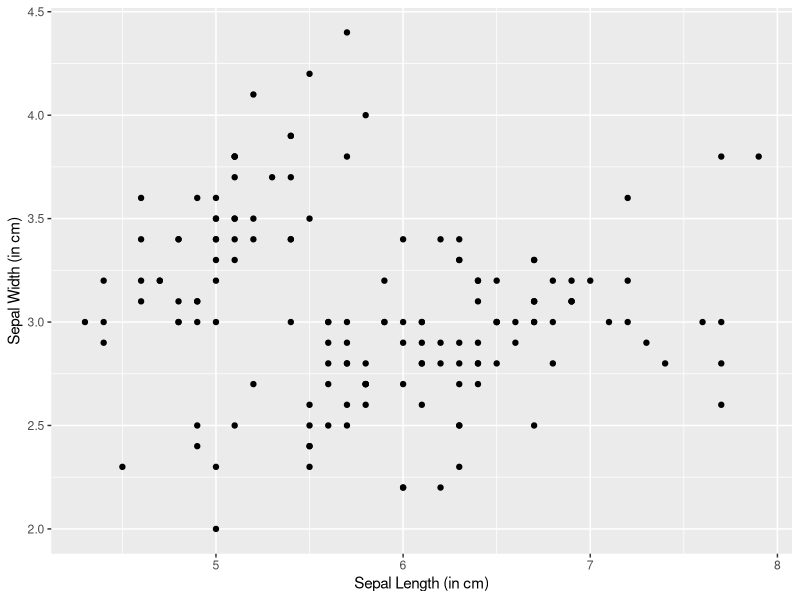
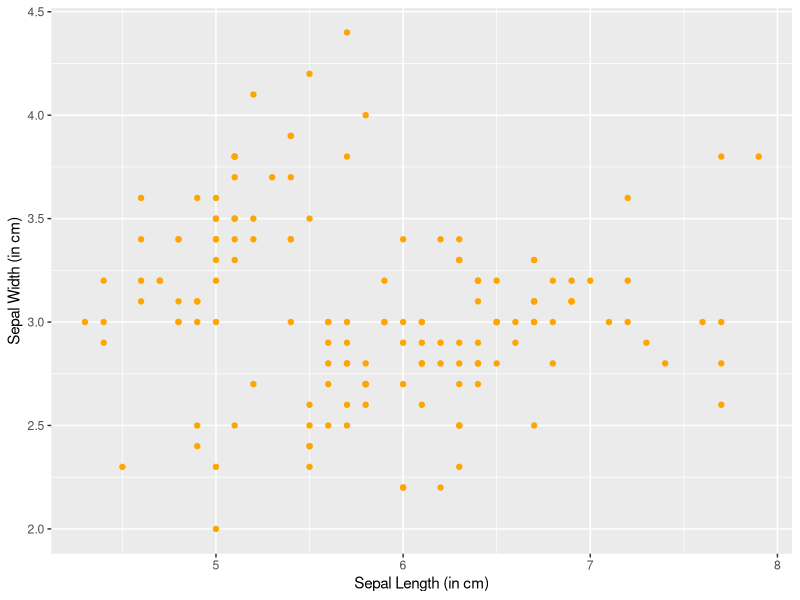
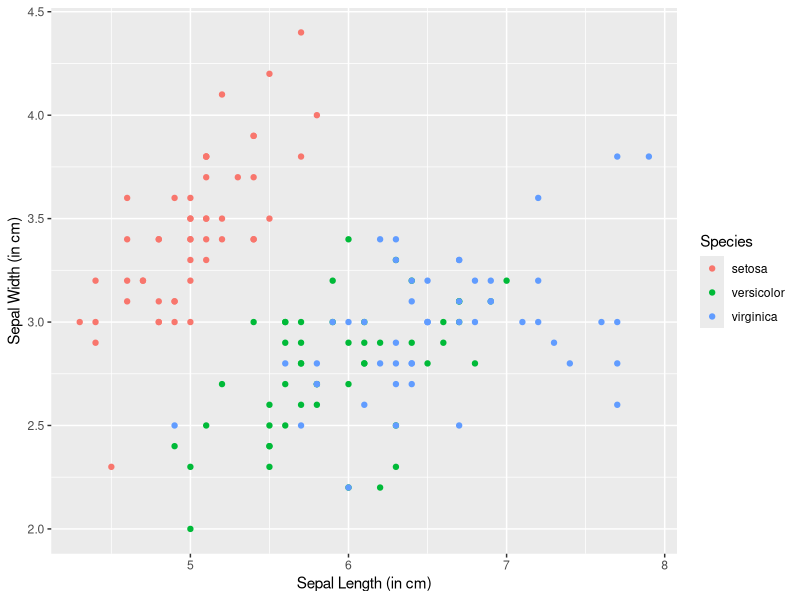
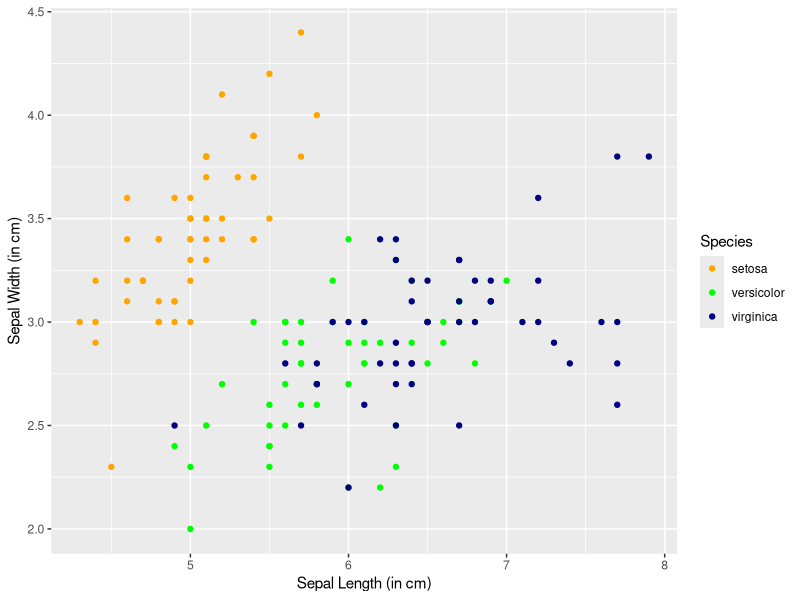
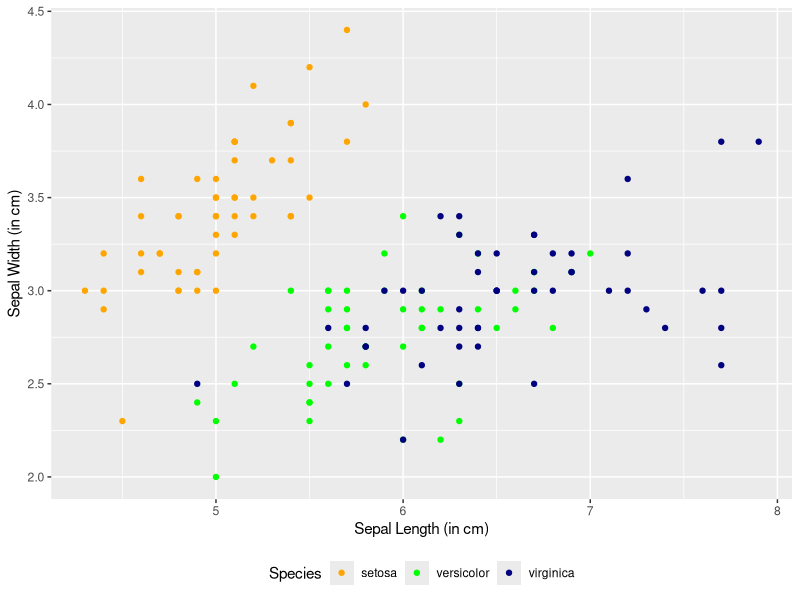
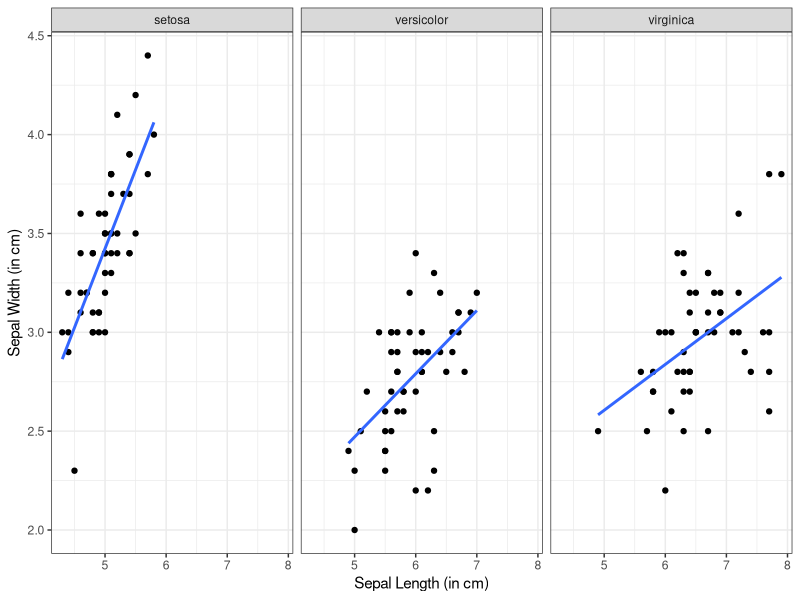
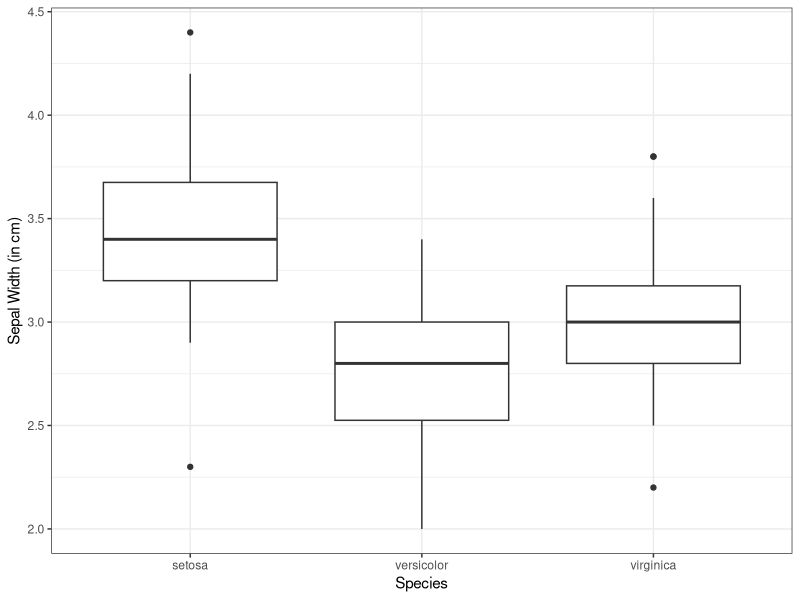
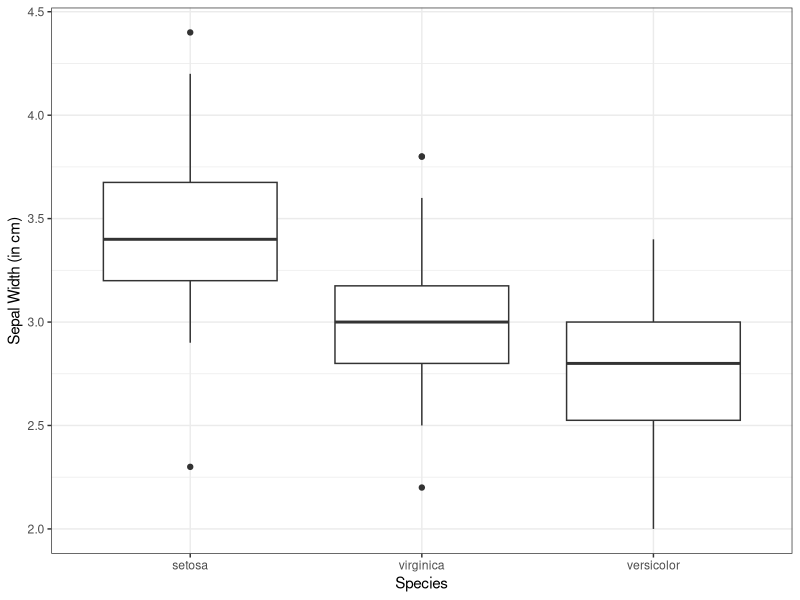

Source code (R) for these figures, in order:
## ---- chunk 1
library(tidyverse)
data("iris")
data("mtcars")
## ---- chunk 2
ggplot(data = iris, mapping = aes(x = Sepal.Length, y = Sepal.Width)) +
  geom_point() +
  labs(x = "Sepal Length (in cm)",
       y = "Sepal Width (in cm)")
## ---- chunk 3
ggplot(data = iris, mapping = aes(x = Sepal.Length, y = Sepal.Width)) +
  geom_point(color = "orange") +
  labs(x = "Sepal Length (in cm)",
       y = "Sepal Width (in cm)")
## ---- chunk 4
ggplot(data = iris, mapping = aes(x = Sepal.Length, y = Sepal.Width,
                                  color = Species)) +
  geom_point() +
  labs(x = "Sepal Length (in cm)",
       y = "Sepal Width (in cm)")
## ---- chunk 5
ggplot(data = iris, mapping = aes(x = Sepal.Length, y = Sepal.Width,
                                  color = Species)) +
  geom_point() +
  labs(x = "Sepal Length (in cm)",
       y = "Sepal Width (in cm)") +
  scale_color_manual(values=c("orange", "green", "navy"))
## ---- chunk 6
ggplot(data = iris, mapping = aes(x = Sepal.Length, y = Sepal.Width,
                                  color = Species)) +
  geom_point() +
  labs(x = "Sepal Length (in cm)",
       y = "Sepal Width (in cm)") +
  scale_color_manual(values=c("orange", "green", "navy")) +
  theme(legend.position="bottom")
## ---- chunk 7
ggplot(data = iris, mapping = aes(x = Sepal.Length, y = Sepal.Width)) +
  geom_point() +
  geom_smooth(method = "lm", se=FALSE) +
  facet_grid(. ~ Species) +
  labs(x = "Sepal Length (in cm)",
       y = "Sepal Width (in cm)") +
  scale_color_manual(values=c("orange", "green", "navy")) +
  theme(legend.position="top") + 
  theme_bw()
## ---- chunk 8
ggplot(data = iris, mapping = aes(x = Species, y = Sepal.Width)) +
  geom_boxplot() +
  labs(x = "Species",
       y = "Sepal Width (in cm)") +
  #scale_color_manual(values=c("orange", "green", "navy")) +
  #theme(legend.position="top")
  theme_bw()
## ---- chunk 9
iris2 <- iris %>%
         #recode(Species, setosa = "Setosa", virginica = "Virginica",versicolor = "Versicolor") %>%
         mutate(Species = factor(Species, levels = c("setosa", "virginica", "versicolor")))

ggplot(data = iris2, mapping = aes(x = Species, y = Sepal.Width)) +
  geom_boxplot() +
  labs(x = "Species",
       y = "Sepal Width (in cm)") +
  #scale_color_manual(values=c("orange", "green", "navy")) +
  #theme(legend.position="top")
  theme_bw()

## ---- chunk 10
ggplot(data = iris, mapping = aes(x = Sepal.Length, y = Sepal.Width,
                                  color = Species)) +
  geom_point() +
  labs(x = "Sepal Length (in cm)",
       y = "Sepal Width (in cm)") +
  scale_color_manual(values=c("orange", "green", "navy")) +
  theme(legend.position="bottom") +
  scale_x_continuous(breaks = seq(4,8,0.5), limits = c(4,8
                                                       ))
